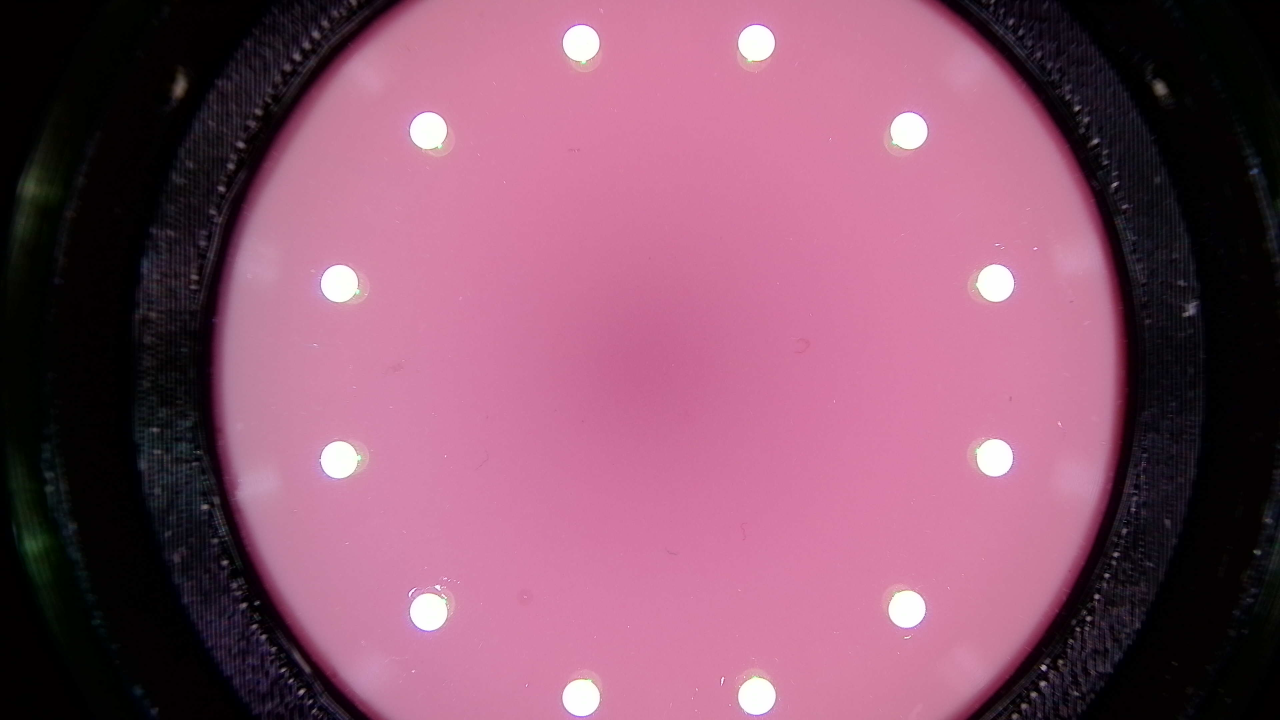
#> input picture Temperature/Heating_Colored_Temp/heating-101.jpg, 3840 x 2160 px (shown at 1/3 size); its folder holds only this picture in this run
$ python temperature_color_model.py
#> lines starting #> are read from the running program, lines starting #| are printed output that depends on the picture; after the words box and inside, x2 and y2 are one past the last pixel; in counts of white or black regions, pixels touching at a corner belong together
# temperature_color_model.py
#
# Robust FULL-COLOR TLC temperature calibration (Heating + Cooling + Global)


import glob
import os
import re
import json
import csv

import cv2
import numpy as np
import matplotlib
matplotlib.use("Agg")
import matplotlib.pyplot as plt

from sklearn.preprocessing import PolynomialFeatures, StandardScaler
from sklearn.pipeline import make_pipeline
from sklearn.linear_model import HuberRegressor
from sklearn.model_selection import GroupKFold
from sklearn.metrics import mean_squared_error, mean_absolute_error, r2_score

from sklearn.isotonic import IsotonicRegression

try:
    import joblib
except Exception:
    joblib = None


# ===========================
# PLOT STYLE
# ===========================
FIG_W = 12
FIG_H = FIG_W/2.8

AXIS_LABEL_FONTSIZE = 18
TICK_LABEL_FONTSIZE = 16
TITLE_FONTSIZE = 20
LEGEND_FONTSIZE = 14

SCATTER_S_FRAMES = 30
SCATTER_S_TRUEPRED_FRAMES = 32
SCATTER_S_PER_TEMP_MEAN = 140
SCATTER_S_ROI_POINTS = 60

LINEWIDTH_TREND = 4.0
LINEWIDTH_TREND_HYST = 4.2
LINEWIDTH_TREND_GLOBAL = 4.5
LINEWIDTH_IDEAL = 3.0

ERRORBAR_MARKERSIZE = 9
ERRORBAR_ELINEWIDTH = 2.0
ERRORBAR_CAPSIZE = 4
ERRORBAR_CAPTHICK = 2.0

plt.rcParams.update({
    "axes.titlesize": TITLE_FONTSIZE,
    "axes.labelsize": AXIS_LABEL_FONTSIZE,
    "xtick.labelsize": TICK_LABEL_FONTSIZE,
    "ytick.labelsize": TICK_LABEL_FONTSIZE,
    "legend.fontsize": LEGEND_FONTSIZE,
})


# ===========================
# USER CONFIGURATION
# ===========================
HEATING_PATTERN = "./Temperature/Heating_Colored_Temp/heating-*.jpg"
COOLING_PATTERN = "./Temperature/Cooling_Colored_Temp/cooling_colored-*.jpg"

TEMPS_HEATING = list(range(20, 40)) + list(range(40, 76, 5))
TEMPS_COOLING = TEMPS_HEATING[::-1]
FRAMES_PER_TEMP = 5

# LAB only
USE_FEATURES = ("L", "a", "b")

# Robust model settings
AUTO_SELECT_DEGREE = True
POLY_DEGREE = 2
POLY_DEGREE_CANDIDATES = [1, 2, 3, 4]
CV_SPLITS = 6

# Huber parameters
HUBER_EPSILON = 1.2
HUBER_ALPHA = 1e-6
HUBER_MAX_ITER = 10000

FIT_TEMP_RANGE = (20, 33)

USE_ISOTONIC_CALIBRATION = True

# ---- OUTPUT ROOT ----
OUTPUT_ROOT_DIR = "./Temperature/Colored_Model"
CALIBRATION_FOLDER_NAME = "calibration_out"
OUT_DIR = os.path.join(OUTPUT_ROOT_DIR, CALIBRATION_FOLDER_NAME)

# Plot colors
COLOR_HEAT = "#fe8920"
COLOR_COOL = "#1f77b5"
COLOR_IDEAL = "#d72729"
COLOR_MEAN_GLOBAL = "#d72729"

# Forward-trend smoothing for plotting
FORWARD_TREND_STAT = "median"
FORWARD_SMOOTH_WINDOW = 3
FORWARD_INTERP_POINTS = 400


# ===========================
# CONSTANT ANNULUS ROI CONFIG
# ===========================
INNER_CIRCLE_P1 = (1881, 1749)
INNER_CIRCLE_P2 = (1579, 665)
INNER_CIRCLE_P3 = (2616, 936)

OUTER_CIRCLE_P1 = (1803, 1990)
OUTER_CIRCLE_P2 = (1393, 496)
OUTER_CIRCLE_P3 = (2856, 860)


# ===========================
# HELPERS
# ===========================
def sort_key_by_index(path: str):
    base = os.path.basename(path)
    match = re.search(r"-(\d+)\.", base)
    return int(match.group(1)) if match else base

def load_images_sorted(pattern: str):
    files = glob.glob(pattern)
    if not files:
        raise RuntimeError(f"No files found for pattern: {pattern}")
    files.sort(key=sort_key_by_index)
    return files

def circle_from_three_points(p1, p2, p3, eps=1e-12):
    x1, y1 = map(float, p1)
    x2, y2 = map(float, p2)
    x3, y3 = map(float, p3)

    a = x1 - x2
    b = y1 - y2
    c = x1 - x3
    d = y1 - y3

    e = (x1**2 - x2**2 + y1**2 - y2**2) / 2.0
    f = (x1**2 - x3**2 + y1**2 - y3**2) / 2.0

    det = a * d - b * c
    if abs(det) < eps:
        raise RuntimeError("Cannot define circle: points are collinear (or nearly collinear).")

    cx = (d * e - b * f) / det
    cy = (-c * e + a * f) / det
    r = np.hypot(x1 - cx, y1 - cy)
    return cx, cy, float(r)

def create_annulus_mask(h, w, inner_p1, inner_p2, inner_p3, outer_p1, outer_p2, outer_p3):
    cx_in, cy_in, r_in = circle_from_three_points(inner_p1, inner_p2, inner_p3)
    cx_out, cy_out, r_out = circle_from_three_points(outer_p1, outer_p2, outer_p3)
    if r_out <= r_in:
        raise RuntimeError("Invalid annulus: outer radius must be larger than inner radius.")

    Y, X = np.ogrid[:h, :w]
    dist_sq_in = (X - cx_in) ** 2 + (Y - cy_in) ** 2
    dist_sq_out = (X - cx_out) ** 2 + (Y - cy_out) ** 2

    mask_inner = dist_sq_in <= (r_in ** 2)
    mask_outer = dist_sq_out <= (r_out ** 2)
    mask = mask_outer & (~mask_inner)
    return mask, (cx_in, cy_in, r_in), (cx_out, cy_out, r_out)

def save_annulus_roi_overlay(image_bgr, mask, inner_circle, outer_circle, out_path):
    image_rgb = cv2.cvtColor(image_bgr, cv2.COLOR_BGR2RGB)
    cx_in, cy_in, r_in = inner_circle
    cx_out, cy_out, r_out = outer_circle

    theta = np.linspace(0, 2 * np.pi, 500)
    x_in = cx_in + r_in * np.cos(theta)
    y_in = cy_in + r_in * np.sin(theta)
    x_out = cx_out + r_out * np.cos(theta)
    y_out = cy_out + r_out * np.sin(theta)

    plt.figure(figsize=(FIG_W, FIG_H))
    plt.imshow(image_rgb)
    plt.imshow(mask.astype(float), alpha=0.35)
    plt.plot(x_in, y_in, linewidth=2.5)
    plt.plot(x_out, y_out, linewidth=2.5)

    xs = [
        INNER_CIRCLE_P1[0], INNER_CIRCLE_P2[0], INNER_CIRCLE_P3[0],
        OUTER_CIRCLE_P1[0], OUTER_CIRCLE_P2[0], OUTER_CIRCLE_P3[0]
    ]
    ys = [
        INNER_CIRCLE_P1[1], INNER_CIRCLE_P2[1], INNER_CIRCLE_P3[1],
        OUTER_CIRCLE_P1[1], OUTER_CIRCLE_P2[1], OUTER_CIRCLE_P3[1]
    ]
    plt.scatter(xs, ys, s=SCATTER_S_ROI_POINTS)
    plt.title("Annulus ROI overlay (outer circle minus inner circle)")
    plt.axis("off")
    plt.tight_layout()
    plt.savefig(out_path, dpi=300, bbox_inches="tight")
    plt.close()

def compute_lab_features_for_sequence(image_files, mask):
    feats = []
    h0, w0 = None, None
    for path in image_files:
        img = cv2.imread(path, cv2.IMREAD_COLOR)
        if img is None:
            raise RuntimeError(f"Could not read image: {path}")

        h, w = img.shape[:2]
        if h0 is None:
            h0, w0 = h, w
        elif (h, w) != (h0, w0):
            raise RuntimeError(f"Image size mismatch for {path}")

        lab = cv2.cvtColor(img, cv2.COLOR_BGR2LAB).astype(np.float32)
        L = lab[:, :, 0]
        a = lab[:, :, 1]
        b = lab[:, :, 2]

        feats.append([float(L[mask].mean()), float(a[mask].mean()), float(b[mask].mean())])
    return np.array(feats, dtype=float)

def group_by_temperature_features(features, temps, frames_per_temp):
    n_temps = len(temps)
    expected = n_temps * frames_per_temp
    if features.shape[0] != expected:
        raise RuntimeError(
            f"Images ({features.shape[0]}) != {n_temps} temps × {frames_per_temp} frames = {expected}"
        )
    blocks = []
    for i in range(n_temps):
        s = i * frames_per_temp
        e = s + frames_per_temp
        blocks.append(features[s:e, :])
    return np.array(temps, dtype=float), blocks

# [403 lines left out: functions compute_mean_std_features, select_feature_matrix, compute_metrics, report_metrics, get_feature_names_from_poly, polynomial_equation_string and 13 more, not called in this run]


# ===========================
# MAIN
# ===========================
def main():
    np.random.seed(0)
    os.makedirs(OUT_DIR, exist_ok=True)

    # ---- Load heating + ROI ----
    heating_files = load_images_sorted(HEATING_PATTERN)
    print(f"Found {len(heating_files)} HEATING images.")

    first_img = cv2.imread(heating_files[0], cv2.IMREAD_COLOR)
#> first_img is the input picture: shape (2160, 3840, 3); mean B, G, R 106.5, 82.5, 135
    if first_img is None:
        raise RuntimeError(f"Could not read first heating image: {heating_files[0]}")

    h, w = first_img.shape[:2]
    mask, inner_circle, outer_circle = create_annulus_mask(
        h, w,
        INNER_CIRCLE_P1, INNER_CIRCLE_P2, INNER_CIRCLE_P3,
        OUTER_CIRCLE_P1, OUTER_CIRCLE_P2, OUTER_CIRCLE_P3
    )

    overlay_path = os.path.join(OUT_DIR, "00_roi_overlay.png")
    save_annulus_roi_overlay(first_img, mask, inner_circle, outer_circle, overlay_path)
#> in save_annulus_roi_overlay, `plt.imshow(mask.astype(float), alpha=0.35)`:
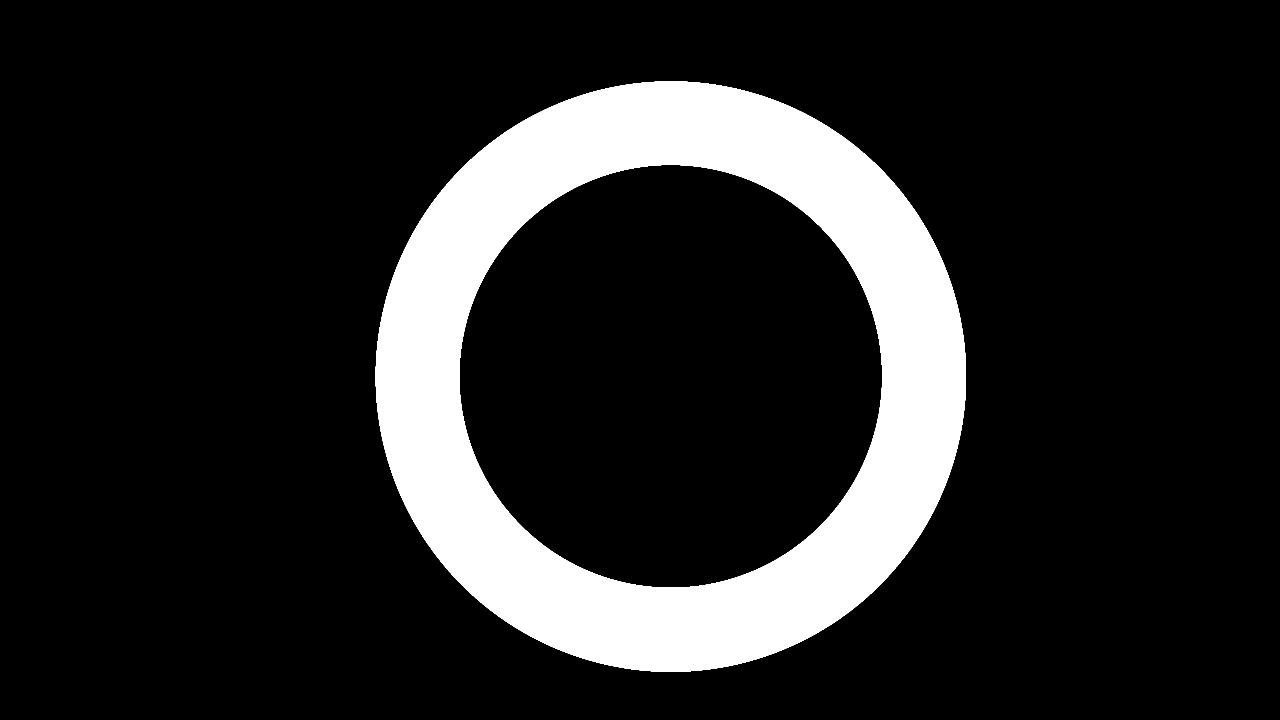
#> mask: shape (2160, 3840) bool (shown at 1/3 size); 14.5% white; 1 white region, box (x1, y1, x2, y2) and area: (1127, 244, 2898, 2016) 1201319
#> in save_annulus_roi_overlay, `plt.savefig(out_path, dpi=300, bbox_inches="tight")`:
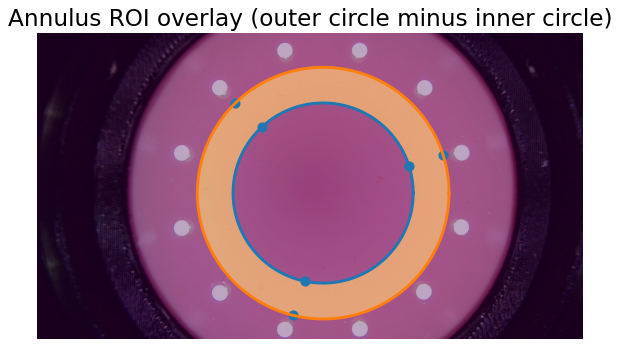
#> figure drawn by matplotlib, 1 panel

    # ---- Heating features ----
    heating_feats = compute_lab_features_for_sequence(heating_files, mask)
#> in compute_lab_features_for_sequence, `lab = cv2.cvtColor(img, cv2.COLOR_BGR2LAB).astype(np.float32)`:
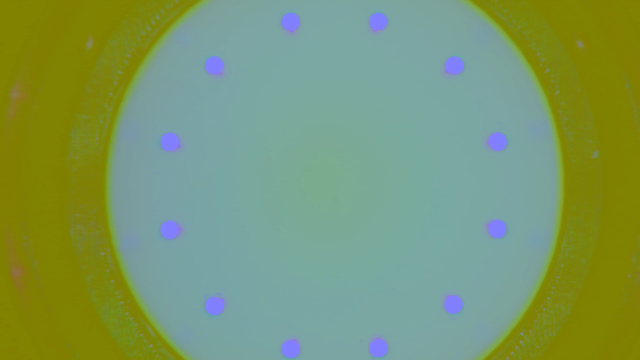
#> lab: shape (2160, 3840, 3) float32 (shown at 1/6 size); mean B, G, R 104.7, 151.6, 127.7
#> in compute_lab_features_for_sequence, `L = lab[:, :, 0]`:
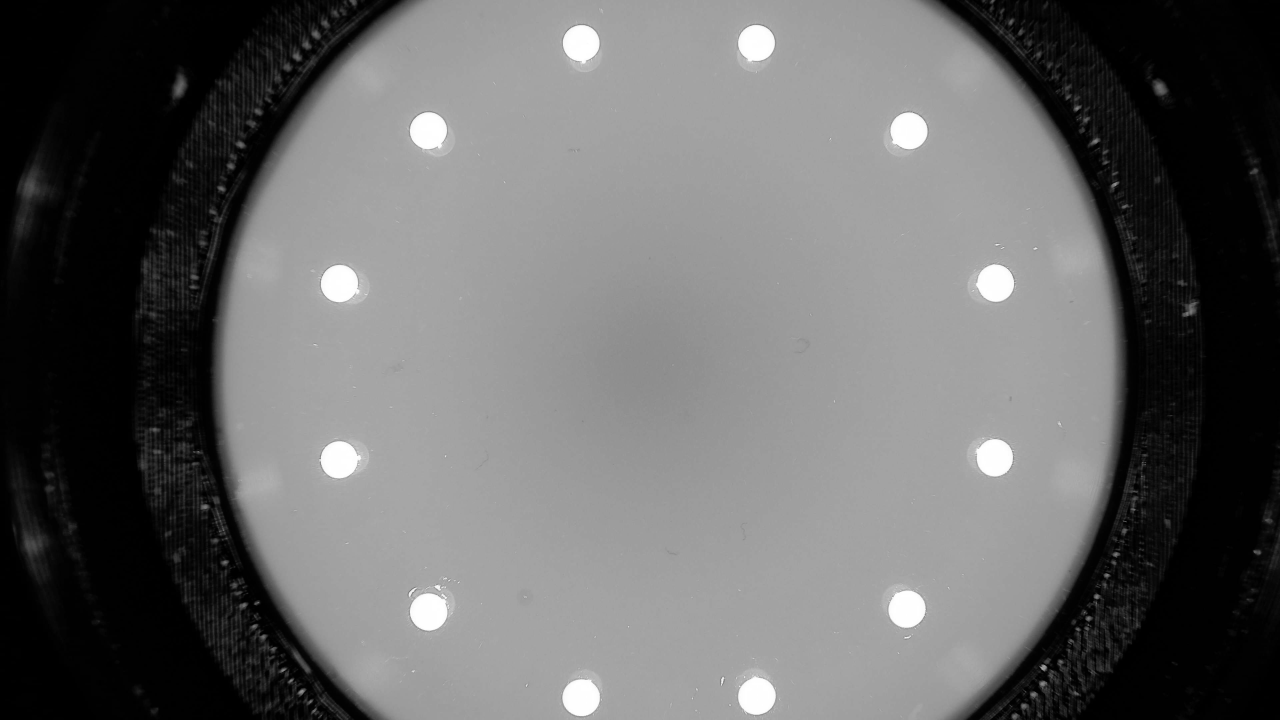
#> L: shape (2160, 3840) float32 (shown at 1/3 size); min 0, max 255, mean 103.4
#> (the rest of the program and of its run is left out)
